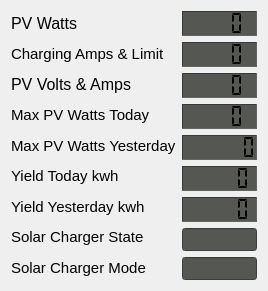
   <widget class="QWidget" name="layoutWidget">
    <property name="geometry">
     <rect>
      <x>10</x>
      <y>668</y>
      <width>256</width>
      <height>281</height>
     </rect>
    </property>
    <layout class="QGridLayout" name="gridLayout">
     <item row="0" column="0">
      <layout class="QVBoxLayout" name="verticalLayout">
       <item>
        <widget class="QLabel" name="PV_Watts_label">
         <property name="font">
          <font>
           <pointsize>12</pointsize>
          </font>
         </property>
         <property name="styleSheet">
          <string notr="true">color: rgb(0, 0, 0);</string>
         </property>
         <property name="text">
          <string>PV Watts</string>
         </property>
        </widget>
       </item>
       <item>
        <widget class="QLabel" name="Output_Amps_label">
         <property name="font">
          <font>
           <pointsize>10</pointsize>
          </font>
         </property>
         <property name="styleSheet">
          <string notr="true">color: rgb(0, 0, 0);</string>
         </property>
         <property name="text">
          <string>&lt;html&gt;&lt;head/&gt;&lt;body&gt;&lt;p&gt;&lt;span style=&quot; font-size:11pt;&quot;&gt;Charging Amps &amp;amp; Limit&lt;/span&gt;&lt;/p&gt;&lt;/body&gt;&lt;/html&gt;</string>
         </property>
        </widget>
       </item>
       <item>
        <widget class="QLabel" name="PV_Volts_label">
         <property name="font">
          <font>
           <pointsize>12</pointsize>
          </font>
         </property>
         <property name="styleSheet">
          <string notr="true">color: rgb(0, 0, 0);</string>
         </property>
         <property name="text">
          <string>PV Volts &amp; Amps</string>
         </property>
        </widget>
       </item>
       <item>
        <widget class="QLabel" name="Max_PV_Watts_Today_label">
         <property name="font">
          <font>
           <pointsize>11</pointsize>
          </font>
         </property>
         <property name="styleSheet">
          <string notr="true">color: rgb(0, 0, 0);</string>
         </property>
         <property name="text">
          <string>Max PV Watts Today</string>
         </property>
        </widget>
       </item>
       <item>
        <widget class="QLabel" name="Max_PV_Watts_Yesterday_label">
         <property name="font">
          <font>
           <pointsize>11</pointsize>
          </font>
         </property>
         <property name="styleSheet">
          <string notr="true">color: rgb(0, 0, 0);</string>
         </property>
         <property name="text">
          <string>Max PV Watts Yesterday</string>
         </property>
        </widget>
       </item>
       <item>
        <widget class="QLabel" name="Yield_Today_label">
         <property name="font">
          <font>
           <pointsize>11</pointsize>
          </font>
         </property>
         <property name="styleSheet">
          <string notr="true">color: rgb(0, 0, 0);</string>
         </property>
         <property name="text">
          <string>Yield Today kwh</string>
         </property>
        </widget>
       </item>
       <item>
        <widget class="QLabel" name="Yield_Yesterday_label">
         <property name="font">
          <font>
           <pointsize>11</pointsize>
          </font>
         </property>
         <property name="styleSheet">
          <string notr="true">color: rgb(0, 0, 0);</string>
         </property>
         <property name="text">
          <string>Yield Yesterday kwh</string>
         </property>
        </widget>
       </item>
       <item>
        <widget class="QLabel" name="Solar_Charger_State_label">
         <property name="font">
          <font>
           <pointsize>11</pointsize>
          </font>
         </property>
         <property name="styleSheet">
          <string notr="true">color: rgb(0, 0, 0);</string>
         </property>
         <property name="text">
          <string>Solar Charger State</string>
         </property>
        </widget>
       </item>
       <item>
        <widget class="QLabel" name="Solar_Charger_Mode_label">
         <property name="font">
          <font>
           <pointsize>11</pointsize>
          </font>
         </property>
         <property name="styleSheet">
          <string notr="true">color: rgb(0, 0, 0);</string>
         </property>
         <property name="text">
          <string>Solar Charger Mode</string>
         </property>
        </widget>
       </item>
      </layout>
     </item>
     <item row="0" column="1">
      <layout class="QVBoxLayout" name="verticalLayout_14">
       <item>
        <widget class="QLCDNumber" name="PV_Watts_LCD">
         <property name="minimumSize">
          <size>
           <width>75</width>
           <height>25</height>
          </size>
         </property>
         <property name="maximumSize">
          <size>
           <width>75</width>
           <height>25</height>
          </size>
         </property>
         <property name="font">
          <font>
           <pointsize>10</pointsize>
           <weight>50</weight>
           <bold>false</bold>
          </font>
         </property>
         <property name="styleSheet">
          <string notr="true">background-color: rgb(85, 87, 83);</string>
         </property>
         <property name="frameShape">
          <enum>QFrame::Panel</enum>
         </property>
         <property name="frameShadow">
          <enum>QFrame::Sunken</enum>
         </property>
         <property name="smallDecimalPoint">
          <bool>false</bool>
         </property>
         <property name="digitCount">
          <number>4</number>
         </property>
         <property name="mode">
          <enum>QLCDNumber::Dec</enum>
         </property>
         <property name="segmentStyle">
          <enum>QLCDNumber::Flat</enum>
         </property>
         <property name="value" stdset="0">
          <double>0.000000000000000</double>
         </property>
        </widget>
       </item>
       <item>
        <widget class="QLCDNumber" name="Output_Amps_LCD">
         <property name="minimumSize">
          <size>
           <width>75</width>
           <height>25</height>
          </size>
         </property>
         <property name="maximumSize">
          <size>
           <width>75</width>
           <height>25</height>
          </size>
         </property>
         <property name="font">
          <font>
           <pointsize>10</pointsize>
           <weight>50</weight>
           <bold>false</bold>
          </font>
         </property>
         <property name="styleSheet">
          <string notr="true">background-color: rgb(85, 87, 83);</string>
         </property>
         <property name="frameShape">
          <enum>QFrame::Panel</enum>
         </property>
         <property name="frameShadow">
          <enum>QFrame::Sunken</enum>
         </property>
         <property name="digitCount">
          <number>4</number>
         </property>
         <property name="segmentStyle">
          <enum>QLCDNumber::Flat</enum>
         </property>
         <property name="value" stdset="0">
          <double>0.000000000000000</double>
         </property>
        </widget>
       </item>
       <item>
        <widget class="QLCDNumber" name="PV_Volts_LCD">
         <property name="minimumSize">
          <size>
           <width>75</width>
           <height>25</height>
          </size>
         </property>
         <property name="maximumSize">
          <size>
           <width>75</width>
           <height>25</height>
          </size>
         </property>
         <property name="font">
          <font>
           <pointsize>10</pointsize>
           <weight>50</weight>
           <bold>false</bold>
          </font>
         </property>
         <property name="styleSheet">
          <string notr="true">background-color: rgb(85, 87, 83);</string>
         </property>
         <property name="frameShape">
          <enum>QFrame::Panel</enum>
         </property>
         <property name="frameShadow">
          <enum>QFrame::Sunken</enum>
         </property>
         <property name="digitCount">
          <number>4</number>
         </property>
         <property name="segmentStyle">
          <enum>QLCDNumber::Flat</enum>
         </property>
         <property name="value" stdset="0">
          <double>0.000000000000000</double>
         </property>
        </widget>
       </item>
       <item>
        <widget class="QLCDNumber" name="Max_PV_Watts_Today_LCD">
         <property name="minimumSize">
          <size>
           <width>75</width>
           <height>25</height>
          </size>
         </property>
         <property name="maximumSize">
          <size>
           <width>75</width>
           <height>25</height>
          </size>
         </property>
         <property name="font">
          <font>
           <pointsize>11</pointsize>
           <weight>50</weight>
           <bold>false</bold>
          </font>
         </property>
         <property name="styleSheet">
          <string notr="true">background-color: rgb(85, 87, 83);</string>
         </property>
         <property name="frameShape">
          <enum>QFrame::Panel</enum>
         </property>
         <property name="frameShadow">
          <enum>QFrame::Sunken</enum>
         </property>
         <property name="digitCount">
          <number>4</number>
         </property>
         <property name="segmentStyle">
          <enum>QLCDNumber::Flat</enum>
         </property>
         <property name="value" stdset="0">
          <double>0.000000000000000</double>
         </property>
        </widget>
       </item>
       <item>
        <widget class="QLCDNumber" name="Max_PV_Watts_Yesterday_LCD">
         <property name="minimumSize">
          <size>
           <width>75</width>
           <height>25</height>
          </size>
         </property>
         <property name="maximumSize">
          <size>
           <width>75</width>
           <height>25</height>
          </size>
         </property>
         <property name="font">
          <font>
           <pointsize>11</pointsize>
           <weight>50</weight>
           <bold>false</bold>
          </font>
         </property>
         <property name="styleSheet">
          <string notr="true">background-color: rgb(85, 87, 83);</string>
         </property>
         <property name="frameShape">
          <enum>QFrame::Panel</enum>
         </property>
         <property name="frameShadow">
          <enum>QFrame::Sunken</enum>
         </property>
         <property name="digitCount">
          <number>6</number>
         </property>
         <property name="segmentStyle">
          <enum>QLCDNumber::Flat</enum>
         </property>
         <property name="value" stdset="0">
          <double>0.000000000000000</double>
         </property>
        </widget>
       </item>
       <item>
        <widget class="QLCDNumber" name="Yield_Today_LCD">
         <property name="minimumSize">
          <size>
           <width>75</width>
           <height>25</height>
          </size>
         </property>
         <property name="maximumSize">
          <size>
           <width>75</width>
           <height>25</height>
          </size>
         </property>
         <property name="font">
          <font>
           <pointsize>11</pointsize>
           <weight>50</weight>
           <bold>false</bold>
          </font>
         </property>
         <property name="styleSheet">
          <string notr="true">background-color: rgb(85, 87, 83);</string>
         </property>
         <property name="frameShape">
          <enum>QFrame::Panel</enum>
         </property>
         <property name="frameShadow">
          <enum>QFrame::Sunken</enum>
         </property>
         <property name="digitCount">
          <number>5</number>
         </property>
         <property name="segmentStyle">
          <enum>QLCDNumber::Flat</enum>
         </property>
         <property name="value" stdset="0">
          <double>0.000000000000000</double>
         </property>
        </widget>
       </item>
       <item>
        <widget class="QLCDNumber" name="Yield_Yesterday_LCD">
         <property name="minimumSize">
          <size>
           <width>75</width>
           <height>25</height>
          </size>
         </property>
         <property name="maximumSize">
          <size>
           <width>75</width>
           <height>25</height>
          </size>
         </property>
         <property name="font">
          <font>
           <pointsize>11</pointsize>
           <weight>50</weight>
           <bold>false</bold>
          </font>
         </property>
         <property name="styleSheet">
          <string notr="true">background-color: rgb(85, 87, 83);</string>
         </property>
         <property name="frameShape">
          <enum>QFrame::Panel</enum>
         </property>
         <property name="frameShadow">
          <enum>QFrame::Sunken</enum>
         </property>
         <property name="digitCount">
          <number>5</number>
         </property>
         <property name="segmentStyle">
          <enum>QLCDNumber::Flat</enum>
         </property>
         <property name="value" stdset="0">
          <double>0.000000000000000</double>
         </property>
        </widget>
       </item>
       <item>
        <widget class="QLineEdit" name="Solar_Charger_State_lineEdit">
         <property name="maximumSize">
          <size>
           <width>75</width>
           <height>16777215</height>
          </size>
         </property>
         <property name="font">
          <font>
           <pointsize>10</pointsize>
           <weight>50</weight>
           <bold>false</bold>
          </font>
         </property>
         <property name="autoFillBackground">
          <bool>false</bool>
         </property>
         <property name="styleSheet">
          <string notr="true">background-color: rgb(85, 87, 83);</string>
         </property>
         <property name="frame">
          <bool>true</bool>
         </property>
         <property name="alignment">
          <set>Qt::AlignCenter</set>
         </property>
        </widget>
       </item>
       <item>
        <widget class="QLineEdit" name="Solar_Charger_Mode_lineEdit">
         <property name="maximumSize">
          <size>
           <width>75</width>
           <height>16777215</height>
          </size>
         </property>
         <property name="font">
          <font>
           <pointsize>10</pointsize>
           <weight>50</weight>
           <bold>false</bold>
          </font>
         </property>
         <property name="autoFillBackground">
          <bool>false</bool>
         </property>
         <property name="styleSheet">
          <string notr="true">background-color: rgb(85, 87, 83);</string>
         </property>
         <property name="alignment">
          <set>Qt::AlignCenter</set>
         </property>
         <property name="readOnly">
          <bool>true</bool>
         </property>
        </widget>
       </item>
      </layout>
     </item>
    </layout>
   </widget>
